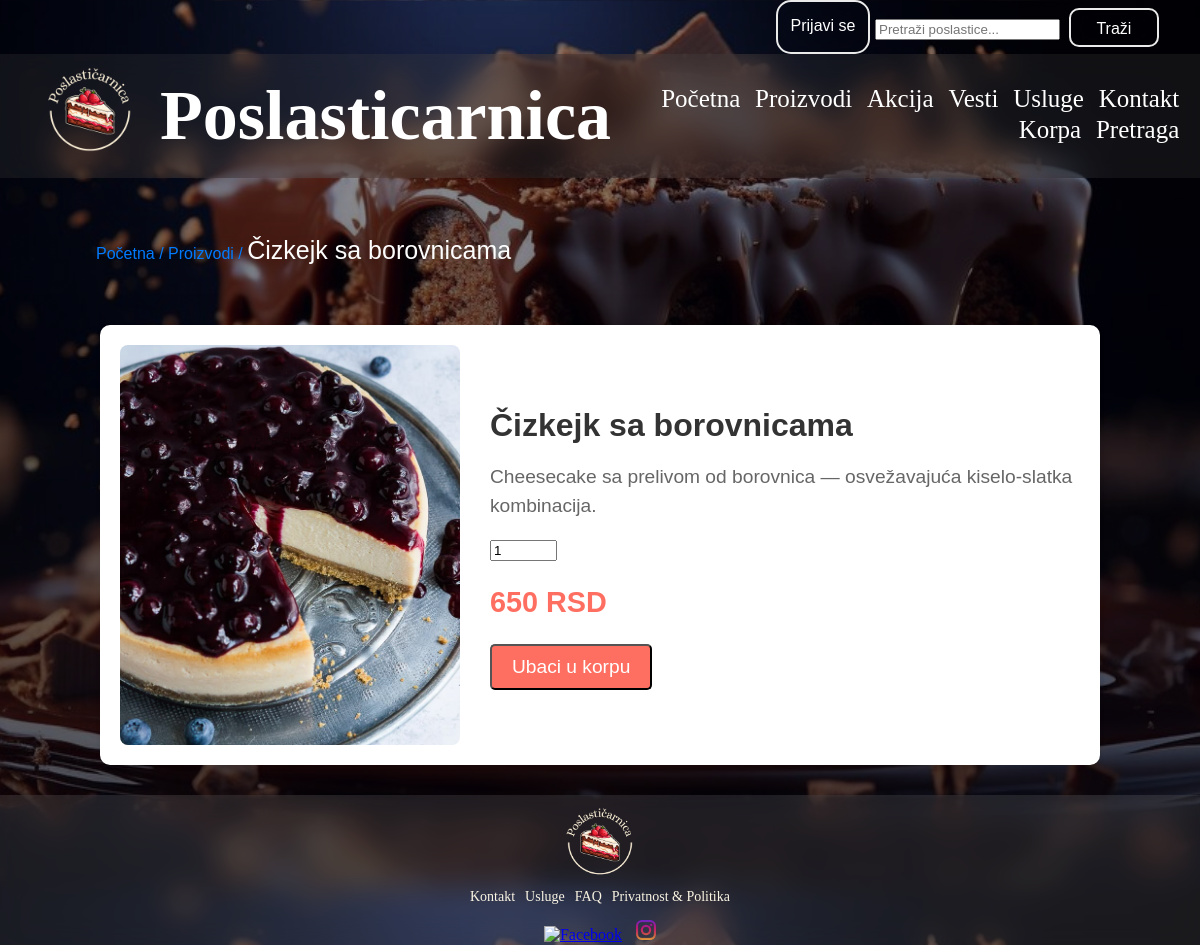
The app's page /index.php?page=proizvod&id=16 with its own data.
### tables this page shows
CREATE TABLE IF NOT EXISTS `proizvod` (
  `id` int(10) UNSIGNED NOT NULL AUTO_INCREMENT,
  `naziv` varchar(50) NOT NULL DEFAULT '0',
  `opis` varchar(255) NOT NULL,
  `kategorija` varchar(50) NOT NULL,
  `cena` double NOT NULL DEFAULT 0,
  `zalihe` int(11) NOT NULL DEFAULT 0,
  `slika` varchar(255) NOT NULL DEFAULT '0',
  PRIMARY KEY (`id`)
);

### korisnickaStrana/model/ProizvodModel.php (called while the page is built, shortened)
<?php
function getProizvodById($con, $id) {
    $product_id = mysqli_real_escape_string($con, $id);
    $query = "SELECT * FROM proizvod WHERE id='$product_id'";
    $query_run = mysqli_query($con, $query);
    if ($query_run && mysqli_num_rows($query_run) > 0) {
        return mysqli_fetch_array($query_run);
    }
    return null;
}
?>

### korisnickaStrana/view/proizvod.php (the view, shortened to what this page needs)
<!DOCTYPE html>
<html lang="sr">
<head>
    <link rel="stylesheet" href="/Poslasticarnica/korisnickaStrana/public/proizvod.css">
</head>
<body>
<div aria-label="breadcrumb">
        <ol class="breadcrumb">
            <li class="breadcrumb-item"><a href="/Poslasticarnica/index.php?page=pocetna">Početna /</a></li>
            <li class="breadcrumb-item"><a href="/Poslasticarnica/index.php?page=proizvodi">Proizvodi /</a></li>
            <li class="breadcrumb-item active" aria-current="page"><?= $proizvod['naziv'] ?></li>
        </ol>
</div>
    <div class="product-container">
    <img src="/Poslasticarnica/<?= $proizvod['slika'] ?>" class="product-img" >
        <div class="product-info">
            <h2><?= $proizvod['naziv']?></h2>
            <p><?= $proizvod['opis'] ?></p>
            <div class="price-quantity">
                <input type="number" class="quantity" value="1" min="1" max="50">
            <p><strong><?= $proizvod['cena'] ?> RSD</strong></p>
            </div>
           <button class="shopping2" data-id="<?= $proizvod['id'] ?>" data-naziv="<?= $proizvod['naziv'] ?>" data-cena="<?= $proizvod['cena'] ?>" data-slika="<?= $proizvod['slika'] ?>">
                Ubaci u korpu
           </button>
        </div>
    </div>
</body>
</html>

### korisnickaStrana/public/nav-bar.css (style rules this page uses)
#body { height: 111vh; width: 100%; background-image: linear-gradient(rgba(0,0,9,0.4),rgba(0,0,9,0.7)), url(../public/slike/slice-homemade.jpg); background-position: center; background-size: cover; position: relative; }

### korisnickaStrana/public/proizvod.css (style rules this page uses)
body { font-family: Arial, sans-serif; margin: 0; padding: 0; color: #333; background-image: linear-gradient(rgba(0,0,9,0.4),rgba(0,0,9,0.7)), url(../public/slike/slice-homemade.jpg); background-position: center; background-size: cover; position: relative; }
.price-quantity { display: block; }
.quantity { width: 10%; height: 15%; }
.product-container { display: flex; justify-content: center; align-items: center; padding: 20px; margin-top: 50px; background-color: #fff; box-shadow: 0 2px 5px rgba(0, 0, 0, 0.1); border-radius: 10px; width: 80%; max-width: 1200px; margin-left: auto; margin-right: auto; }
.product-img { width: 400px; height: 400px; object-fit: cover; margin-right: 30px; border-radius: 8px; }
.product-info { max-width: 600px; }
.product-info h2 { font-size: 2em; margin-bottom: 10px; color: #333; }
.product-info p { font-size: 1.2em; line-height: 1.5; color: #666; margin-bottom: 20px; }
.product-info strong { font-size: 1.5em; color: #ff6f61; }
.shopping2 { display: inline-block; padding: 10px 20px; background-color: #ff6f61; color: #fff; font-size: 1.2em; text-align: center; text-decoration: none; border-radius: 5px; transition: background-color 0.3s ease; }
.breadcrumb { margin: 3em; margin-left: 6em; background-color: transparent; padding: 10px 0; list-style: none; margin-bottom: 20px; }
.breadcrumb-item { display: inline; font-size: 1em; }
.breadcrumb-item a { color: #007bff; text-decoration: none; }
.breadcrumb-item.active { font-size: 25px; color: #fdfdfd; }

### records on screen
proizvod: naziv "Čizkejk sa borovnicama", slika (picture), opis "Cheesecake sa prelivom od borovnica — osvežavajuća kiselo-slatka kombinacija.", cena "650"
